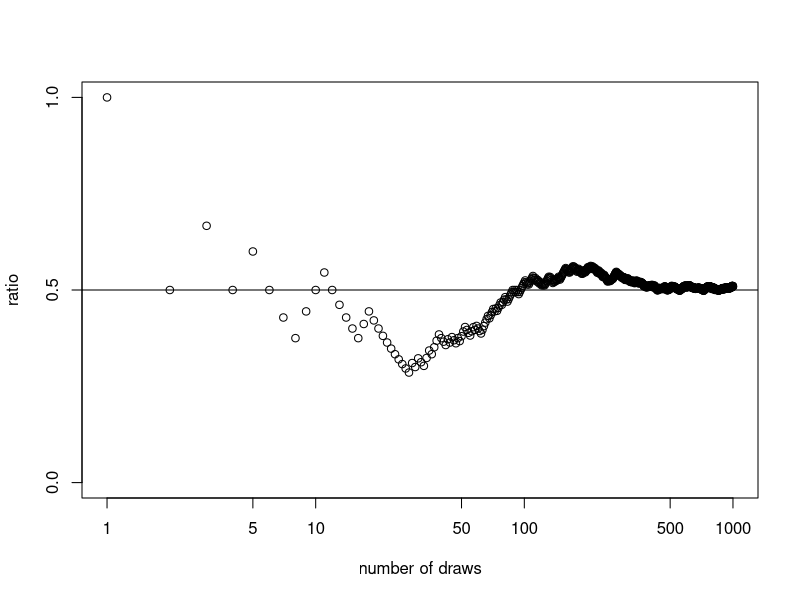

Here is the R script that generated this plot:
## ---- chunk 1
library(ggplot2)
theme_set(theme_bw()+theme(text = element_text(size=16)))
# theme_set(theme_gray(base_size = 18))
## ---- chunk 2
n <- 1000
p = 0.5
set.seed(12321)
sample <- rbinom(n,1,p)
y <- cumsum(sample)/1:n
plot(y, log='x',xlab = "number of draws",ylab="ratio",ylim=c(0,1), yaxt='n')
axis(side = 2, at=c(0,0.5,1))
abline(p,0)
